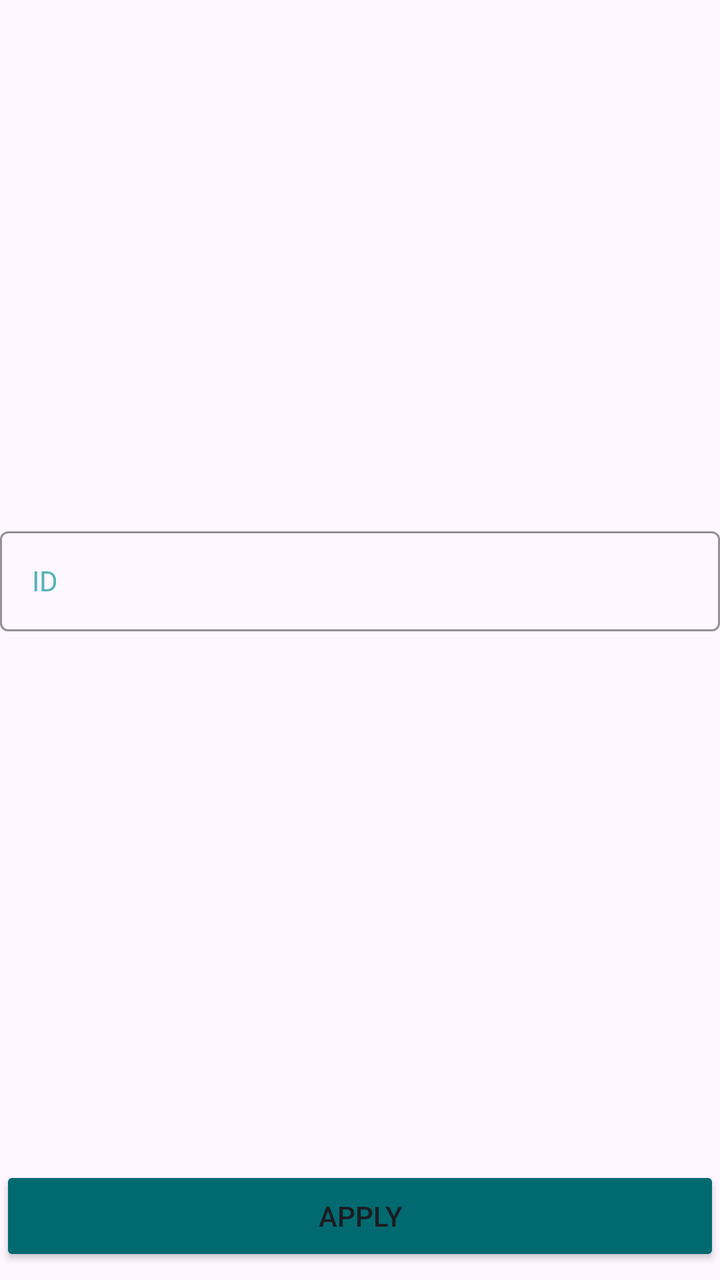
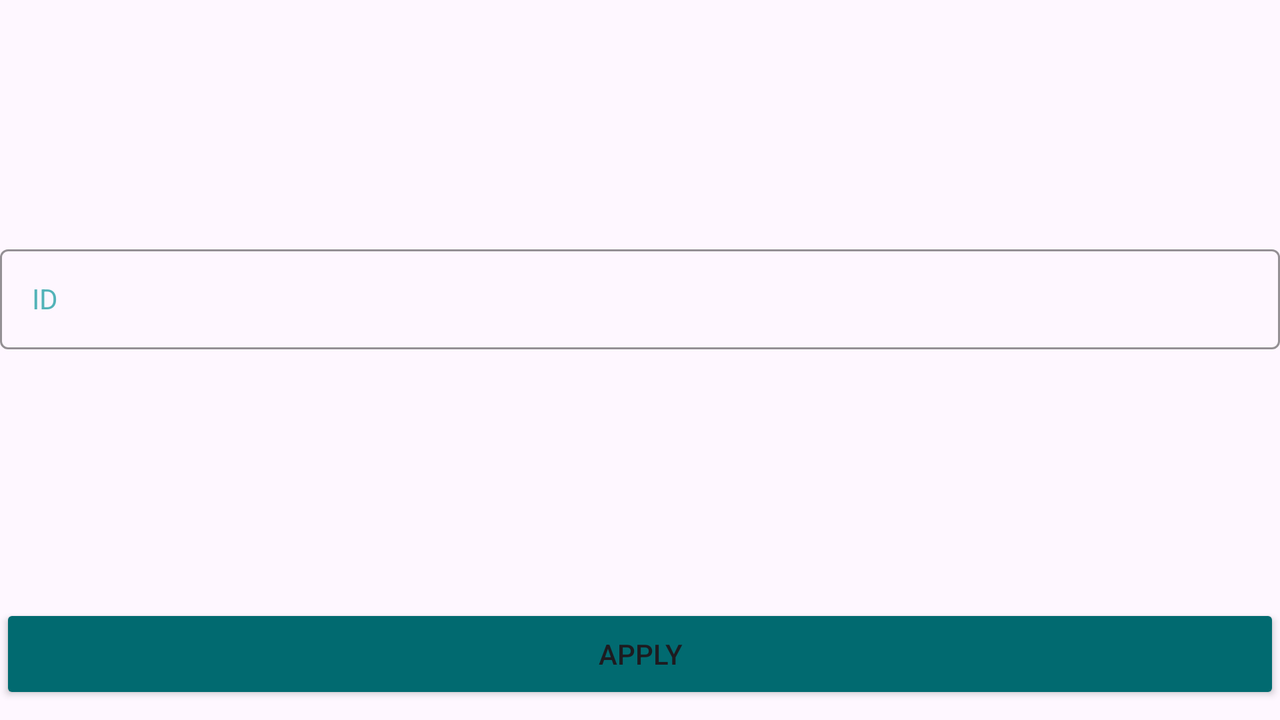

Compare how this app lays out the same screen by default and in its alternative resource folder. The renders come first, then the two layout files and the values they reference.
<!-- AndroidManifest.xml: application theme Theme.Bubnov32 -->
<!-- res/layout/fragment_fourth.xml -->
<?xml version="1.0" encoding="utf-8"?>
<LinearLayout xmlns:android="http://schemas.android.com/apk/res/android"
    android:orientation="vertical"
    android:layout_width="match_parent"
    android:layout_height="match_parent">

    <LinearLayout
        android:layout_width="match_parent"
        android:layout_height="0dp"
        android:layout_weight="9"
        android:gravity="center"
        android:orientation="vertical" >
        <com.google.android.material.textfield.TextInputLayout
            style="@style/TextInput"
            android:layout_width="match_parent"
            android:layout_height="wrap_content">

            <com.google.android.material.textfield.TextInputEditText
                android:id="@+id/idtext"
                style="@style/TextInput"
                android:layout_width="match_parent"
                android:layout_height="50dp"
                android:hint="@string/id"
                android:inputType="numberDecimal" />
        </com.google.android.material.textfield.TextInputLayout>

        <com.google.android.material.textfield.TextInputLayout
            style="@style/TextInput"
            android:layout_width="match_parent"
            android:layout_height="wrap_content"/>

        <com.google.android.material.textfield.TextInputLayout
            style="@style/TextInput"
            android:inputType="textCapSentences"
            android:layout_width="match_parent"
            android:layout_height="wrap_content"/>

        <com.google.android.material.textfield.TextInputLayout
            style="@style/TextInput"
            android:layout_width="match_parent"
            android:layout_height="wrap_content"/>

        <com.google.android.material.textfield.TextInputLayout
            style="@style/TextInput"
            android:layout_width="match_parent"
            android:layout_height="wrap_content"/>
    </LinearLayout>

    <LinearLayout
        android:layout_width="match_parent"
        android:layout_height="0dp"
        android:layout_weight="1"
        android:gravity="center"
        android:orientation="vertical" >
        <Button
            android:id="@+id/buttonAdd"
            android:layout_width="match_parent"
            android:layout_height="50dp"
            android:backgroundTint="@color/first"
            android:text="@string/buttonSave" />
    </LinearLayout>
</LinearLayout>
<!-- resources referenced by this layout -->
<resources>
  <color name="first">#016A70</color>
  <string name="buttonSave">Apply</string>
  <string name="id">ID</string>
  <style name="TextInput" parent="Widget.MaterialComponents.TextInputLayout.OutlinedBox">
          <item name="boxStrokeColor">@color/first</item>
          <item name="hintTextColor">@color/second</item>
          <item name="android:textColor">@color/third</item>
          <item name="android:textColorHint">@color/second</item>
          <item name="android:textColorHighlight">@color/second</item>
      </style>
  <style name="Theme.Bubnov32" parent="Base.Theme.Bubnov32" />
  <color name="second">#53B3B8</color>
  <color name="third">#B95600</color>
  <style name="Base.Theme.Bubnov32" parent="Theme.Material3.DayNight.NoActionBar">
          
          
      </style>
</resources>
<!-- res/layout-land/fragment_fourth.xml (the author's variant of the layout above) -->
<!-- drawn on the phone turned sideways -->
<?xml version="1.0" encoding="utf-8"?>
<LinearLayout xmlns:android="http://schemas.android.com/apk/res/android"
    android:orientation="vertical"
    android:layout_width="match_parent"
    android:layout_height="match_parent">

    <LinearLayout
        android:layout_width="match_parent"
        android:layout_height="0dp"
        android:layout_weight="9"
        android:gravity="center"
        android:orientation="vertical" >
        <com.google.android.material.textfield.TextInputLayout
            style="@style/TextInput"
            android:layout_width="match_parent"
            android:layout_height="wrap_content">

            <com.google.android.material.textfield.TextInputEditText
                android:id="@+id/idtext"
                style="@style/TextInput"
                android:layout_width="match_parent"
                android:layout_height="50dp"
                android:hint="@string/id"
                android:inputType="numberDecimal" />
        </com.google.android.material.textfield.TextInputLayout>
    </LinearLayout>

    <LinearLayout
        android:layout_width="match_parent"
        android:layout_height="0dp"
        android:layout_weight="2"
        android:gravity="center"
        android:orientation="vertical" >
        <Button
            android:id="@+id/buttonAdd"
            android:layout_width="match_parent"
            android:layout_height="50dp"
            android:backgroundTint="@color/first"
            android:text="@string/buttonSave" />
    </LinearLayout>
</LinearLayout>
